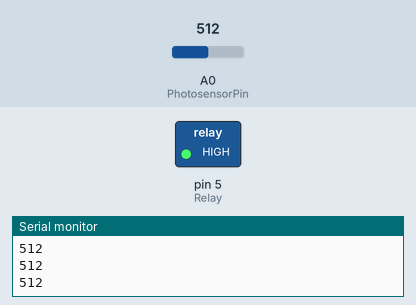
Simulated run of this sketch. Board: Arduino Uno, built with avr-gcc and run on an emulated ATmega328P. Shown: switched loads named in the sketch (green lamp = pin HIGH), the last lines printed to the serial monitor. The test bench sets the inputs (shaded band); at power-on: A0 (PhotosensorPin) = 512.

Above: at 1.3 s.
1.4 s: A0 (PhotosensorPin) set to 491
At 2.7 s:
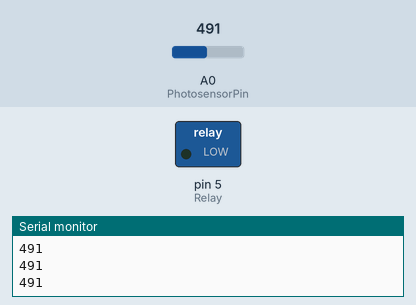
3.0 s: A0 (PhotosensorPin) set to 510
At 4.0 s:
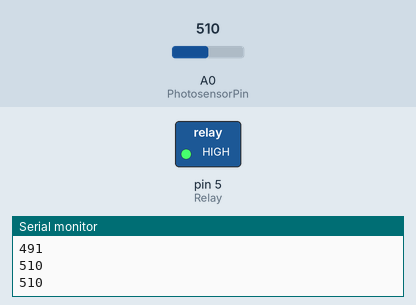
4.5 s: A0 (PhotosensorPin) set to 490
At 5.2 s:
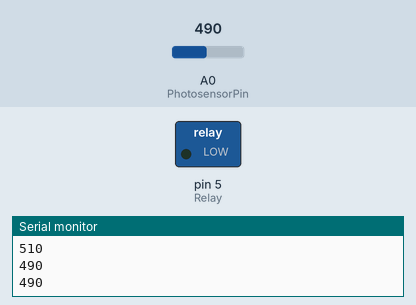
Timing chart, 0 to 7.5 s (numbered marks = the images above; inputs shaded):
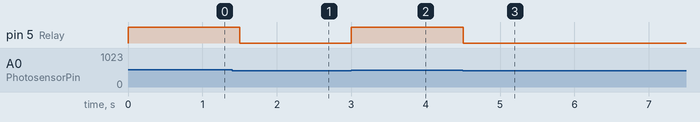

The sketch:

Fitolampa.ino
```cpp
int Relay = 5; // Задаем пин для реле
int PhotosensorPin = A0; //Задаем пин для фоторезистора
unsigned int sensorValue = 0; //создаем переменную для хранения значений с фоторезистора

void setup()
{
  pinMode(Relay, OUTPUT); // Переводим пин в режим выхода
  Serial.begin(9600);
  pinMode(PhotosensorPin, INPUT); // Переводим пин в режим входа
}

void loop()
{
  sensorValue = analogRead(PhotosensorPin); //Считываем значение  с фоторезистора
  Serial.println(sensorValue);
  if(sensorValue<500) //задаем пороговое значене включения\выключения
  {
  digitalWrite(Relay, LOW); // Включаем реле
  }
  else
  {
   digitalWrite(Relay, HIGH); //Выключаем реле
  }
 delay(500); // Задержка пол секуды
}
```

Measured:
- the behaviour switches between 500 and 499 on A0 (PhotosensorPin) (found by bisection; images 0 and 1)
- after the input at 1.4 s, pin 5 (Relay): HIGH → LOW after 0.10 s
- after the input at 3.0 s, pin 5 (Relay): LOW → HIGH at once
- after the input at 4.5 s, pin 5 (Relay): HIGH → LOW at once
